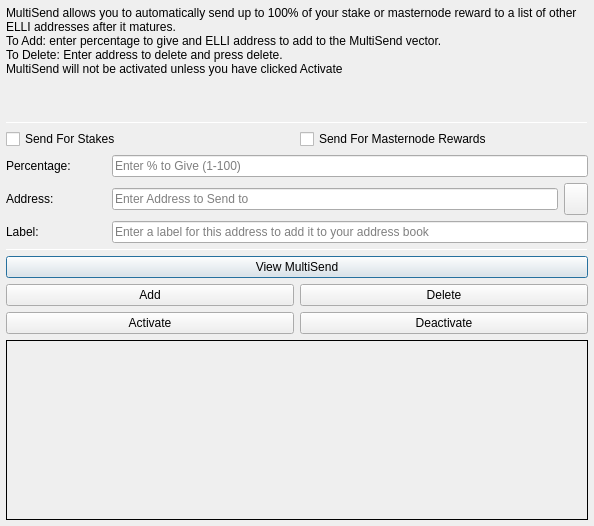
<?xml version="1.0" encoding="UTF-8"?>
<ui version="4.0">
 <class>MultiSendDialog</class>
 <widget class="QDialog" name="MultiSendDialog">
  <property name="windowModality">
   <enum>Qt::NonModal</enum>
  </property>
  <property name="geometry">
   <rect>
    <x>0</x>
    <y>0</y>
    <width>594</width>
    <height>526</height>
   </rect>
  </property>
  <property name="windowTitle">
   <string>MultiSend</string>
  </property>
  <layout class="QVBoxLayout" name="verticalLayout" stretch="0">
   <property name="leftMargin">
    <number>6</number>
   </property>
   <property name="topMargin">
    <number>6</number>
   </property>
   <property name="rightMargin">
    <number>6</number>
   </property>
   <property name="bottomMargin">
    <number>6</number>
   </property>
   <item>
    <layout class="QVBoxLayout" name="verticalLayout_Main" stretch="1,1,1,0,1,1,1">
     <item>
      <widget class="QLabel" name="label_2">
       <property name="lineWidth">
        <number>1</number>
       </property>
       <property name="text">
        <string>MultiSend allows you to automatically send up to 100% of your stake or masternode reward to a list of other ELLI addresses after it matures.
To Add: enter percentage to give and ELLI address to add to the MultiSend vector.
To Delete: Enter address to delete and press delete.
MultiSend will not be activated unless you have clicked Activate</string>
       </property>
       <property name="alignment">
        <set>Qt::AlignLeading|Qt::AlignLeft|Qt::AlignTop</set>
       </property>
       <property name="wordWrap">
        <bool>true</bool>
       </property>
      </widget>
     </item>
     <item>
      <widget class="Line" name="line">
       <property name="minimumSize">
        <size>
         <width>0</width>
         <height>1</height>
        </size>
       </property>
       <property name="maximumSize">
        <size>
         <width>16777215</width>
         <height>1</height>
        </size>
       </property>
       <property name="orientation">
        <enum>Qt::Horizontal</enum>
       </property>
      </widget>
     </item>
     <item>
      <layout class="QVBoxLayout" name="verticalLayout_Settings">
       <item>
        <layout class="QHBoxLayout" name="horizontalLayout">
         <item>
          <widget class="QCheckBox" name="multiSendStakeCheckBox">
           <property name="text">
            <string>Send For Stakes</string>
           </property>
          </widget>
         </item>
         <item>
          <widget class="QCheckBox" name="multiSendMasternodeCheckBox">
           <property name="text">
            <string>Send For Masternode Rewards</string>
           </property>
          </widget>
         </item>
        </layout>
       </item>
       <item>
        <layout class="QHBoxLayout" name="horizontalLayout_6">
         <item>
          <widget class="QLabel" name="label">
           <property name="minimumSize">
            <size>
             <width>100</width>
             <height>0</height>
            </size>
           </property>
           <property name="toolTip">
            <string>Percentage of stake to send</string>
           </property>
           <property name="text">
            <string>Percentage:</string>
           </property>
          </widget>
         </item>
         <item>
          <widget class="QLineEdit" name="multiSendPercentEdit">
           <property name="toolTip">
            <string>Enter whole numbers 1 - 100</string>
           </property>
           <property name="placeholderText">
            <string>Enter % to Give (1-100)</string>
           </property>
          </widget>
         </item>
        </layout>
       </item>
       <item>
        <layout class="QHBoxLayout" name="horizontalLayout_7">
         <item>
          <widget class="QLabel" name="label_5">
           <property name="minimumSize">
            <size>
             <width>100</width>
             <height>0</height>
            </size>
           </property>
           <property name="toolTip">
            <string>Address to send portion of stake to</string>
           </property>
           <property name="text">
            <string>Address:</string>
           </property>
          </widget>
         </item>
         <item>
          <widget class="QLineEdit" name="multiSendAddressEdit">
           <property name="toolTip">
            <string/>
           </property>
           <property name="placeholderText">
            <string>Enter Address to Send to</string>
           </property>
          </widget>
         </item>
         <item>
          <widget class="QToolButton" name="addressBookButton">
           <property name="maximumSize">
            <size>
             <width>16777215</width>
             <height>32</height>
            </size>
           </property>
           <property name="toolTip">
            <string>Choose an address from the address book</string>
           </property>
           <property name="text">
            <string/>
           </property>
           <property name="icon">
            <iconset resource="../elli.qrc">
             <normaloff>:/icons/address-book</normaloff>:/icons/address-book</iconset>
           </property>
           <property name="shortcut">
            <string>Alt+A</string>
           </property>
          </widget>
         </item>
        </layout>
       </item>
      </layout>
     </item>
     <item>
      <layout class="QHBoxLayout" name="horizontalLayout_3">
       <item>
        <widget class="QLabel" name="label_3">
         <property name="minimumSize">
          <size>
           <width>100</width>
           <height>0</height>
          </size>
         </property>
         <property name="text">
          <string>Label:</string>
         </property>
        </widget>
       </item>
       <item>
        <widget class="QLineEdit" name="labelAddressLabelEdit">
         <property name="placeholderText">
          <string>Enter a label for this address to add it to your address book</string>
         </property>
        </widget>
       </item>
      </layout>
     </item>
     <item>
      <widget class="Line" name="line_2">
       <property name="minimumSize">
        <size>
         <width>0</width>
         <height>1</height>
        </size>
       </property>
       <property name="maximumSize">
        <size>
         <width>16777215</width>
         <height>1</height>
        </size>
       </property>
       <property name="orientation">
        <enum>Qt::Horizontal</enum>
       </property>
      </widget>
     </item>
     <item>
      <layout class="QVBoxLayout" name="verticalLayout_Buttons">
       <item>
        <layout class="QHBoxLayout" name="horizontalLayout_4">
         <item>
          <widget class="QPushButton" name="viewButton">
           <property name="toolTip">
            <string/>
           </property>
           <property name="statusTip">
            <string>View MultiSend Vector</string>
           </property>
           <property name="text">
            <string>View MultiSend</string>
           </property>
          </widget>
         </item>
        </layout>
       </item>
       <item>
        <layout class="QHBoxLayout" name="horizontalLayout_2">
         <item>
          <widget class="QPushButton" name="addButton">
           <property name="toolTip">
            <string/>
           </property>
           <property name="statusTip">
            <string>Add to MultiSend Vector</string>
           </property>
           <property name="text">
            <string>Add</string>
           </property>
          </widget>
         </item>
         <item>
          <widget class="QPushButton" name="deleteButton">
           <property name="toolTip">
            <string/>
           </property>
           <property name="statusTip">
            <string>Delete Address From MultiSend Vector</string>
           </property>
           <property name="text">
            <string>Delete</string>
           </property>
          </widget>
         </item>
        </layout>
       </item>
       <item>
        <layout class="QHBoxLayout" name="horizontalLayout_5">
         <item>
          <widget class="QPushButton" name="activateButton">
           <property name="statusTip">
            <string>Activate MultiSend</string>
           </property>
           <property name="text">
            <string>Activate</string>
           </property>
          </widget>
         </item>
         <item>
          <widget class="QPushButton" name="disableButton">
           <property name="statusTip">
            <string>Deactivate MultiSend</string>
           </property>
           <property name="text">
            <string>Deactivate</string>
           </property>
          </widget>
         </item>
        </layout>
       </item>
      </layout>
     </item>
     <item>
      <widget class="QLabel" name="message">
       <property name="minimumSize">
        <size>
         <width>0</width>
         <height>180</height>
        </size>
       </property>
       <property name="frameShape">
        <enum>QFrame::Panel</enum>
       </property>
       <property name="frameShadow">
        <enum>QFrame::Plain</enum>
       </property>
       <property name="lineWidth">
        <number>1</number>
       </property>
       <property name="midLineWidth">
        <number>1</number>
       </property>
       <property name="text">
        <string/>
       </property>
       <property name="alignment">
        <set>Qt::AlignLeading|Qt::AlignLeft|Qt::AlignTop</set>
       </property>
       <property name="wordWrap">
        <bool>true</bool>
       </property>
      </widget>
     </item>
    </layout>
   </item>
  </layout>
 </widget>
 <resources>
  <include location="../elli.qrc"/>
 </resources>
 <connections/>
</ui>
